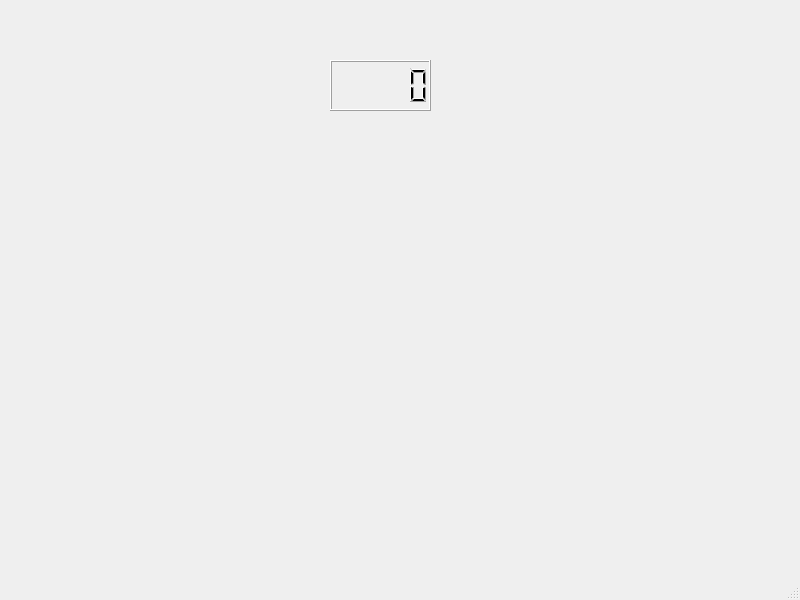
<?xml version="1.0" encoding="UTF-8"?>
<ui version="4.0">
 <class>MainWindow</class>
 <widget class="QMainWindow" name="MainWindow">
  <property name="geometry">
   <rect>
    <x>0</x>
    <y>0</y>
    <width>800</width>
    <height>600</height>
   </rect>
  </property>
  <property name="windowTitle">
   <string>MainWindow</string>
  </property>
  <widget class="QWidget" name="centralwidget">
   <widget class="QLCDNumber" name="lcdNumber">
    <property name="geometry">
     <rect>
      <x>330</x>
      <y>60</y>
      <width>101</width>
      <height>51</height>
     </rect>
    </property>
   </widget>
  </widget>
  <widget class="QMenuBar" name="menubar">
   <property name="geometry">
    <rect>
     <x>0</x>
     <y>0</y>
     <width>800</width>
     <height>26</height>
    </rect>
   </property>
  </widget>
  <widget class="QStatusBar" name="statusbar"/>
 </widget>
 <resources/>
 <connections/>
</ui>
